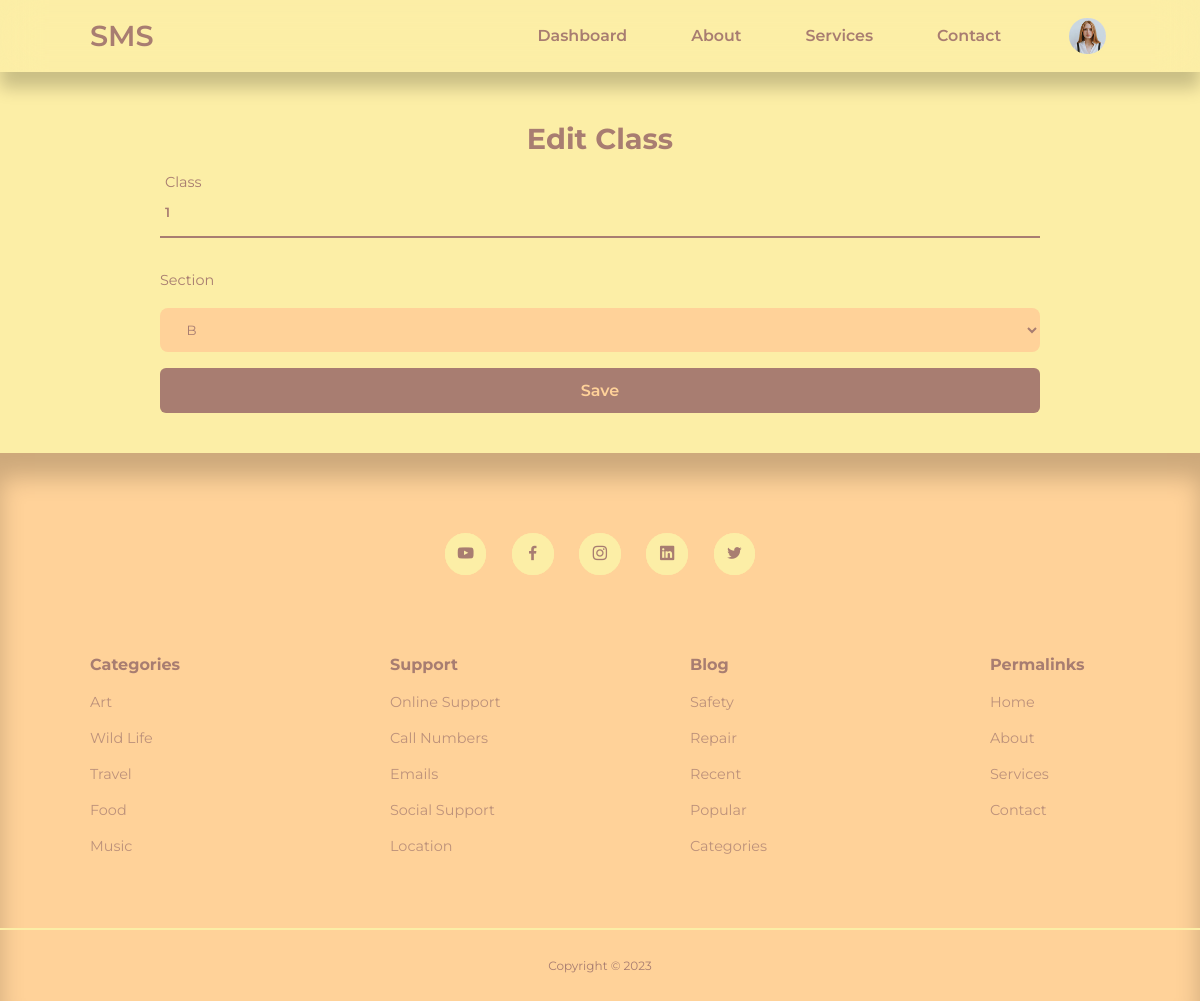
The page /admin/edit-class.php?id=1 (signed in) on the database its author committed.
### tables this page shows
CREATE TABLE `sms_user` (
  `id` int(11) UNSIGNED NOT NULL,
  `firstname` varchar(50) NOT NULL,
  `lastname` varchar(50) NOT NULL,
  `username` varchar(50) NOT NULL,
  `email` varchar(100) NOT NULL,
  `password` varchar(255) NOT NULL,
  `avatar` varchar(255) NOT NULL,
  `is_admin` tinyint(1) NOT NULL
);

CREATE TABLE `sms_classes` (
  `class_id` int(11) NOT NULL,
  `class` varchar(50) DEFAULT NULL,
  `section` varchar(50) DEFAULT NULL,
  `teacher_id` int(11) UNSIGNED DEFAULT NULL
);

### admin/partials/header.php (called while the page is built, shortened)
<?php
require '../partials/header.php';

### admin/edit-class.php (the view, shortened to what this page needs)
<?php
include 'partials/header.php';
if(isset($_GET['id'])) {
    $class_id = filter_var($_GET['id'], FILTER_SANITIZE_NUMBER_INT);
    $query = "SELECT class_id, class, section FROM sms_classes
    NATURAL JOIN sms_section
    WHERE class_id=$class_id";
    $result = mysqli_query($connection, $query);
    $class = mysqli_fetch_assoc($result);
} else {
    header('location: '. ROOT_URL . 'admin/classs.php');
    die();
}
?>
          <div class="form-box edit">
            <h2>Edit Class</h2>
            <form action="<?= ROOT_URL ?>admin/edit-class-logic.php" enctype="multipart/form-data" autocomplete="off" method="POST">
                <div class="input-box">
                    <input type="text" name="class" required autocomplete="new-class"
                    value='<?= $class['class'] ?>' placeholder=" ">
                    <label>Class</label>
                </div>
                <label>Section</label>
                <select name="section">
                    <?php
                        $all_sections_query = "SELECT * FROM sms_section";
                        $all_sections = mysqli_query($connection, $all_sections_query);
                    ?>
                    <?php while($section = mysqli_fetch_assoc($all_sections)) : ?>
                        <option value="<?= $section['section'] ?>"><?= $section['section'] ?></option>
                    <?php endwhile ?>
                </select>
                <button type="submit" name="submit" class="btnSubmit">Save</button>
        </div>
<?php
include '../partials/footer.php';
?>

### partials/header.php (shortened to what this page needs)
<?php
require 'config/database.php';
if(isset($_SESSION['user-id'])) {
    $id = filter_var($_SESSION['user-id'], FILTER_SANITIZE_NUMBER_INT);
    $query = "SELECT avatar FROM sms_user WHERE id = $id";
    $result = mysqli_query($connection, $query);
    $avatar = mysqli_fetch_assoc($result);
}
?>
<!DOCTYPE html>
<html lang=""en>
    <head>
        <link rel="stylesheet" href="<?= ROOT_URL ?>/css/style.css?v=<?php echo time(); ?>">
        <link rel="stylesheet" href="https://unicons.iconscout.com/release/v4.0.0/css/line.css">
    </head>
    <body>
        <nav>
            <div class="container nav__container">
                <a href="<?= ROOT_URL ?>" class="nav__logo">SMS</a>
                <ul class="nav__items">
                    <li><a href="<?= ROOT_URL ?>admin/students.php">Dashboard</a></li>
                    <li><a href="<?= ROOT_URL ?>about.php">About</a></li>
                    <li><a href="<?= ROOT_URL ?>services.php">Services</a></li>
                    <li><a href="<?= ROOT_URL ?>contact.php">Contact</a></li>
                    <?php if(isset($_SESSION['user-id'])): ?>
                    <li class="nav__profile">
                        <div class="avatar">
                           <img src="<?= ROOT_URL . 'images/' . $avatar['avatar'] ?>">
                        </div>
                    </li>
                    <?php else : ?>
                    <li><a href="<?= ROOT_URL ?>signin.php">Sign In</a></li>
                    <?php endif ?>
                </ul>
            </div>
        </nav>

### css/style.css (style rules this page uses)
:root { --color-primary: #FFCFCF; --color-primary-light: hsl(242, 91%, 69%, 18%); --color-primary-variant: #5854c7; --color-gray-900: #FFD299; --color-gray-800: #FFB5BF; --color-gray-700: #FCEEA6; --color-gray-300: #FFD299; --color-gray: #F7EDD5; --color-gray-200: rgba(242, 242, 254, 0.7); --color-btn: #FFCFCF; --color-white: #A87D71; --color-bg: #FCEEA6; --color-red: #da0f3f; --color-red-light: hsl(346, 87%, 46%, 15%); --color-green: #00c476; --color-green-light: hsl(156, 100%, 38%, 15%); --transition: all 300ms ease; --container-width-lg: 74%; --container-width-md: 88%; --form-width: 40%; --card-border-radius-1: 0.3rem; --card-border-radius-2: 0.5rem; --card-border-radius-3: 0.8rem; --card-border-radius-4: 2rem; --card-border-radius-5: 5rem; }
* { margin: 0; padding: 0; outline: 0; border: 0; appearance: 0; list-style: none; text-decoration: none; box-sizing: border-box; font-family: 'Montserrat', sans-serif; }
body { font-family: 'Montserrat', sans-serif; line-height: 1.6; color: var(--color-gray-200); overflow-x: hidden; background: var(--color-bg); font-size: 0.9rem; }
.container { width: var(--container-width-lg); max-width: 1800px; margin-inline: auto; }
h1, h2, h3, h4, h5 { color: var(--color-white); line-height: 1.3; }
h2 { font-size: 1.7rem; margin: 1rem 0; }
a { color: var(--color-white); transition: var(--transition); }
img { display: block; width: 100%; object-fit: cover; }
nav { background: var(--color-primary); width: 100vw; height: 4.5rem; top: 0; position: fixed; z-index: 10; box-shadow: 0 1rem 1rem rgba(0, 0, 0, 0.2); background: transparent; backdrop-filter: blur(20px); }
.nav__container { width: 85%; height: 100%; display: flex; align-items: center; justify-content: space-between; }
.avatar { width: 2.8rem; height: 2.8rem; border-radius: 50%; overflow: hidden; border: 0.3rem solid var(--color-bg); }
.nav__logo { font-weight: 600; font-size: 2em; }
.nav__items { display: flex; align-items: center; gap: 4rem; font-weight: 600; font-size: 1.1em; }
.nav__items li a { position: relative; font-weight: 600; text-decoration: none; }
.nav__items li a::after { content: ''; position: absolute; left: 0; bottom: -6px; width: 100%; height: 3px; background: var(--color-white); border-radius: 5px; transform: scaleX(0); transition: transform .5s ease; transform-origin: right; }
.nav__profile { position: relative; cursor: pointer; }
form { display: flex; flex-direction: column; gap: 1rem; }
input, textarea, select { padding: 0.8rem 1.4rem; background: var(--color-gray-900); border-radius: var(--card-border-radius-2); resize: none; color: var(--color-white); }
.form-box { width: 80%; padding: 40px; color: var(--color-white); margin: 0 auto; }
.form-box h2 { font-size: 2em; color: var(--color-white); text-align: center; margin-top: 80px; }
.input-box { position: relative; width: 100%; height: 50px; border-bottom: 2px solid var(--color-white); margin: 15px 0; }
.input-box label { position: absolute; top: 50%; left: 5px; transform: translateY(-50%); font-size: 1em; color: var(--color-white); pointer-events: none; transition: .5s ease; }
.input-box input:focus~ label, .input-box input:not(:placeholder-shown)~ label { top: -5px; }
.input-box input { width: 100%; height: 100%; background: transparent; border: none; outline: none; color: var(--color-white); font-weight: 600; padding: 0 35px 0 5px; cursor: pointer; }
.btnSubmit { width: 100%; height: 45px; background: var(--color-white); border: none; outline: none; border-radius: 6px; cursor: pointer; font-size: 1rem; color: var(--color-gray-900); font-weight: 600; font-style: bold; }

### rows shown on the page
sms_user: avatar (picture)
sms_classes: class "1"

### other values the page prints
form field section "B"
